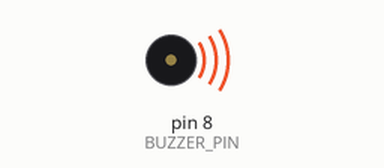
Bench run of a sketch on a simulated Arduino Uno, built with avr-gcc and run on an emulated ATmega328P. Shown: buzzer (waves = sounding, pin HIGH).

Above: at 1.0 s.
At 3.0 s:
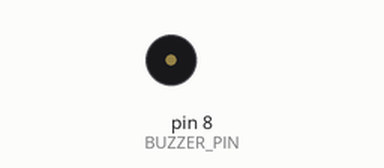
Timing chart, 0 to 5.2 s (numbered marks = the images above):
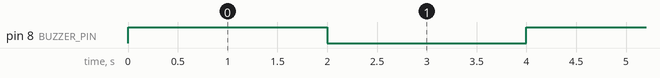

The sketch:

buzzerArduino.ino
```cpp
// Define the digital pin to which the buzzer is connected
#define BUZZER_PIN 8

void setup()
{
    // Initialize the digital pin for output
    pinMode(BUZZER_PIN, OUTPUT);
}

void loop()
{
    // Turn on the buzzer
    digitalWrite(BUZZER_PIN, HIGH);

    // Wait for 2 seconds
    delay(2000);

    // Turn off the buzzer
    digitalWrite(BUZZER_PIN, LOW);

    // Wait for 2 seconds
    delay(2000);
}
```

Measured:
- by itself, pin 8 (BUZZER_PIN): alternates HIGH for 2.0 s and LOW for 2.0 s
